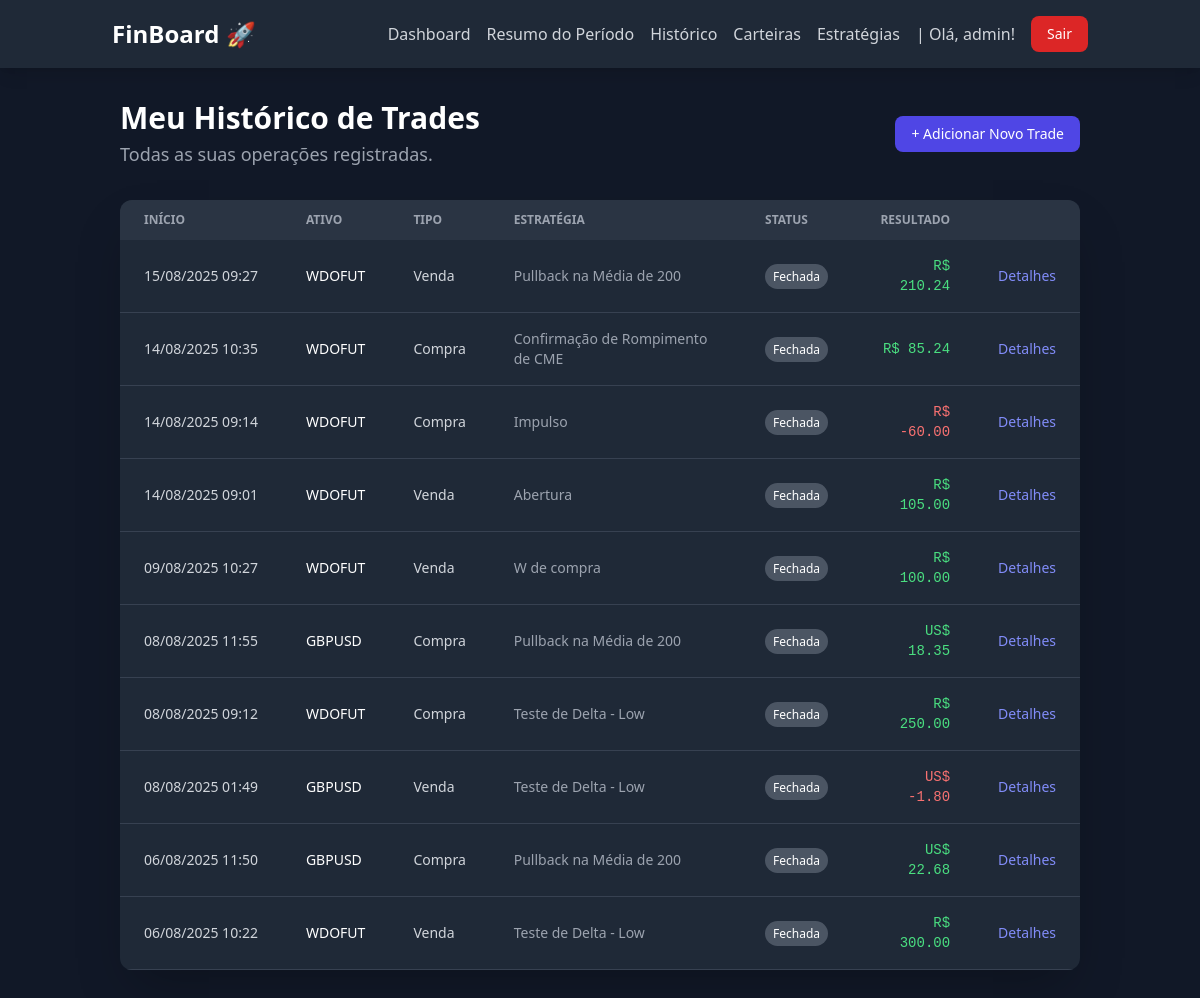
/dashboard/operations/ (signed in), run on an earlier commit of the app's database.
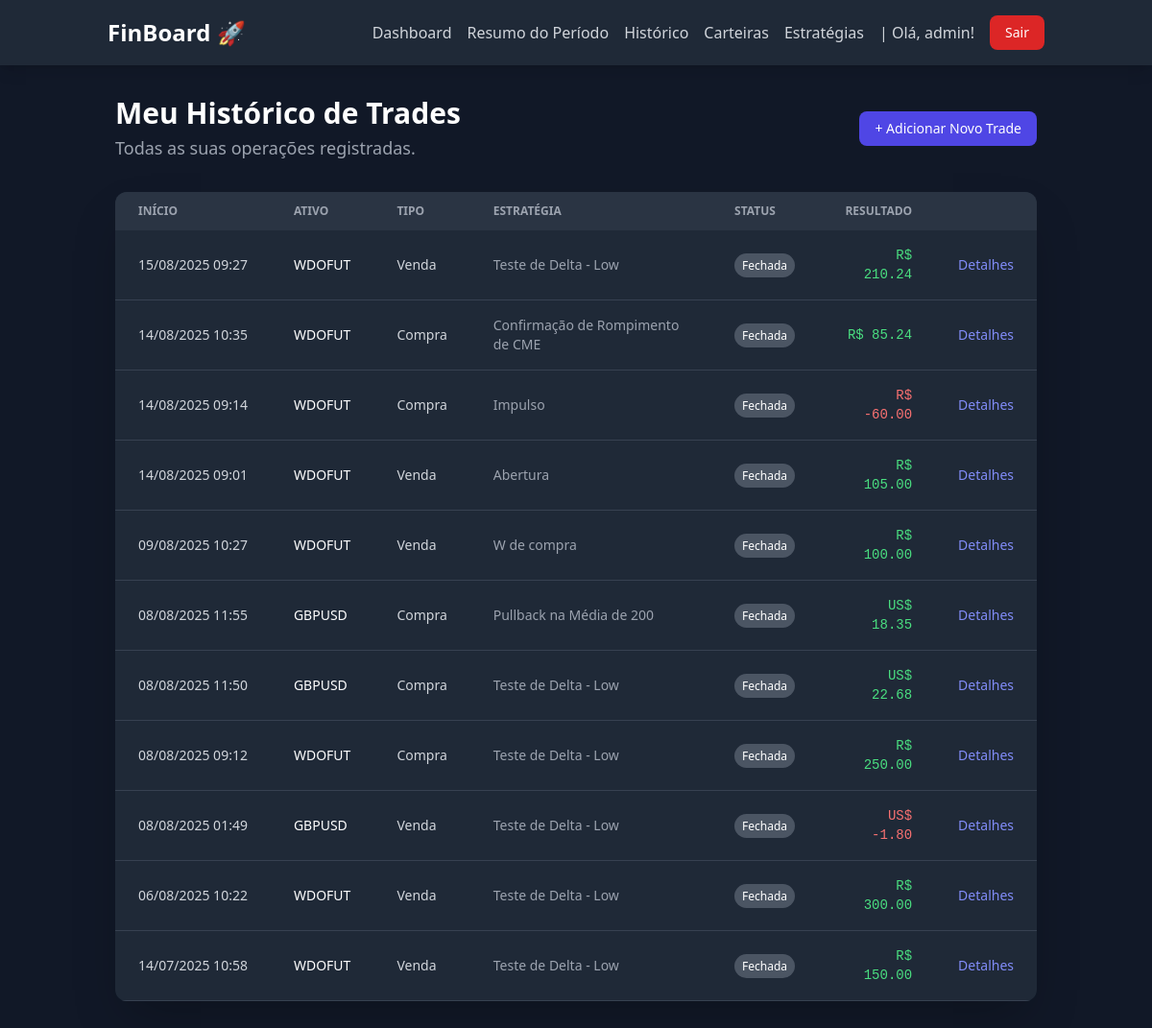
And on a later commit of the database.
### dashboard/models.py (models this page shows, shortened)
class Operation(models.Model):
    STATUS_CHOICES = [('ABERTA', 'Aberta'), ('FECHADA', 'Fechada')]
    INITIAL_TYPE_CHOICES = [('COMPRA', 'Compra'), ('VENDA', 'Venda')]
    SENTIMENT_CHOICES = [('CONFIANTE', 'Confiante'), ('ANSIOSO', 'Ansioso'),
                         ('COM_MEDO', 'Com Medo'), ('FOCADO', 'Focado'), ('EFORICO', 'Eufórico')]
    account = models.ForeignKey(
        Account, on_delete=models.PROTECT, verbose_name="Carteira")
    user = models.ForeignKey(
        User, on_delete=models.CASCADE, verbose_name="Usuário")
    asset = models.ForeignKey(
        Asset, on_delete=models.PROTECT, verbose_name="Ativo")
    strategy = models.ForeignKey(
        Strategy, on_delete=models.SET_NULL, null=True, blank=True, verbose_name="Estratégia")
    initial_stop_price = models.DecimalField(
        "Preço de Stop Planejado", max_digits=10, decimal_places=5, blank=True, null=True)
    initial_target_price = models.DecimalField(
        "Preço de Alvo Planejado", max_digits=10, decimal_places=5, blank=True, null=True)
    tags = models.ManyToManyField(Tag, blank=True, verbose_name="Tags")
    status = models.CharField("Status", max_length=10,
                              choices=STATUS_CHOICES, default='ABERTA')
    initial_operation_type = models.CharField(
        "Tipo da Operação Inicial", max_length=10, choices=INITIAL_TYPE_CHOICES)
    start_date = models.DateTimeField("Data de Início")
    end_date = models.DateTimeField("Data de Fim", null=True, blank=True)
    net_financial_result = models.DecimalField(
        "Resultado Financeiro Líquido", max_digits=12, decimal_places=2, null=True, blank=True)
    points_pips_result = models.DecimalField(
        "Resultado em Pontos/Pips", max_digits=12, decimal_places=2, null=True, blank=True)
    entry_reason = models.TextField("Motivo da Entrada")
    general_notes = models.TextField(
        "Observações Gerais (Lições Aprendidas)", blank=True, null=True)
    entry_sentiment = models.CharField(
        "Sentimento na Entrada", max_length=10, choices=SENTIMENT_CHOICES, blank=True, null=True)
    execution_rating = models.IntegerField("Qualidade da Execução (1-5)", validators=[
                                           MinValueValidator(1), MaxValueValidator(5)], null=True, blank=True)

class Asset(models.Model):
    MARKET_CHOICES = [('B3_ACOES', 'B3 - Ações'), ('B3_FUTUROS', 'B3 - Mercado Futuro'), ('FOREX_PARES',
                                                                                          'Forex - Pares de Moedas'), ('FOREX_COMMODITIES', 'Forex - Commodities'), ('FOREX_INDICES', 'Forex - Índices')]
    CURRENCY_CHOICES = [('BRL', 'Real Brasileiro'), ('USD', 'Dólar Americano')]
    ticker = models.CharField(
        "Ticker", max_length=20, unique=True, help_text="Ex: PETR4, WDOFUT, EURUSD")
    name = models.CharField("Nome", max_length=100)
    market = models.CharField("Mercado", max_length=20, choices=MARKET_CHOICES)
    currency = models.CharField(
        "Moeda", max_length=3, choices=CURRENCY_CHOICES)
    description = models.TextField("Descrição", blank=True, null=True)

class Strategy(models.Model):
    name = models.CharField("Nome da Estratégia", max_length=100, unique=True)
    description = models.TextField("Descrição do Setup")

class Account(models.Model):
    CURRENCY_CHOICES = [
        ('BRL', 'Real Brasileiro'),
        ('USD', 'Dólar Americano'),
    ]
    user = models.ForeignKey(
        User, on_delete=models.CASCADE, verbose_name="Usuário")
    name = models.CharField("Nome da Carteira", max_length=100,
                            help_text="Ex: Corretora XP, Binance Futures")
    currency = models.CharField(
        "Moeda", max_length=3, choices=CURRENCY_CHOICES, default='BRL')
    initial_balance = models.DecimalField(
        "Saldo Inicial", max_digits=12, decimal_places=2, default=0.0)
    is_active = models.BooleanField("Ativa", default=True)

### dashboard/views.py (the view)
# urls.py: path('operations/', views.operation_list, name='operation_list'),
@login_required
def operation_list(request):
    operations = Operation.objects.filter(
        user=request.user).order_by('-start_date')
    context = {
        'operations': operations
    }
    return render(request, 'dashboard/operation_list.html', context)

### dashboard/templatetags/currency_filters.py (called while the page is built)
@register.filter(name='format_currency')
def format_currency(value, currency_code):
    try:
        value = Decimal(value)
    except (ValueError, TypeError):
        return value
    formatted_value = intcomma(value).replace(
        ",", "TEMP_COMMA").replace(".", ",").replace("TEMP_COMMA", ".")
    if currency_code == 'BRL':
        return f"R$ {formatted_value}"
    elif currency_code == 'USD':
        return f"US$ {formatted_value}"
    else:
        return f"{currency_code} {formatted_value}"

### dashboard/templates/dashboard/operation_list.html
{% extends 'core/base.html' %}
{% load currency_filters %}
{% block content %}
<div class="container mx-auto px-4 sm:px-6 lg:px-8 py-8">
    <div class="flex justify-between items-center mb-8">
        <div>
            <h1 class="text-3xl font-bold text-white">Meu Histórico de Trades</h1>
            <p class="mt-1 text-lg text-gray-400">Todas as suas operações registradas.</p>
        </div>
        <a href="{% url 'dashboard:operation_add' %}" class="px-4 py-2 text-sm font-medium text-white bg-indigo-600 rounded-lg hover:bg-indigo-700 transition-colors">
            + Adicionar Novo Trade
        </a>
    </div>
    <div class="bg-gray-800 rounded-xl shadow-2xl overflow-hidden">
        <div class="overflow-x-auto">
            <table class="min-w-full text-sm text-left text-gray-300">
                <thead class="text-xs text-gray-400 uppercase bg-gray-700/50">
                    <tr>
                        <th scope="col" class="px-6 py-3">Início</th>
                        <th scope="col" class="px-6 py-3">Ativo</th>
                        <th scope="col" class="px-6 py-3">Tipo</th>
                        <th scope="col" class="px-6 py-3">Estratégia</th>
                        <th scope="col" class="px-6 py-3">Status</th>
                        <th scope="col" class="px-6 py-3 text-right">Resultado</th>
                        <th scope="col" class="px-6 py-3"><span class="sr-only">Ações</span></th>
                    </tr>
                </thead>
                <tbody>
                    {% for op in operations %}
                    <tr class="border-b border-gray-700 hover:bg-gray-700/40 transition-colors">
                        <td class="px-6 py-4 whitespace-nowrap">{{ op.start_date|date:"d/m/Y H:i" }}</td>
                        <td class="px-6 py-4 font-medium text-white">{{ op.asset.ticker }}</td>
                        <td class="px-6 py-4">{{ op.get_initial_operation_type_display }}</td>
                        <td class="px-6 py-4 text-gray-400">{{ op.strategy.name|default:"N/A" }}</td>
                        <td class="px-6 py-4">
                            {% if op.status == 'FECHADA' %}
                                <span class="px-2 py-1 text-xs font-medium text-white bg-gray-600 rounded-full">{{ op.get_status_display }}</span>
                            {% else %}
                                <span class="px-2 py-1 text-xs font-medium text-blue-200 bg-blue-900 rounded-full">{{ op.get_status_display }}</span>
                            {% endif %}
                        </td>
                        <td class="px-6 py-4 text-right font-mono {% if op.net_financial_result > 0 %}text-green-400{% elif op.net_financial_result < 0 %}text-red-400{% else %}text-gray-400{% endif %}">
                            {% if op.net_financial_result is not None %}
                                {{ op.net_financial_result|format_currency:op.account.currency }}
                            {% else %}
                                --
                            {% endif %}
                        </td>
                        <td class="px-6 py-4 text-right">
                            <a href="{% url 'dashboard:operation_detail' pk=op.pk %}" class="font-medium text-indigo-400 hover:underline">Detalhes</a>
                        </td>
                    </tr>
                    {% empty %}
                    <tr>
                        <td colspan="7" class="text-center py-10 text-gray-500">
                            Nenhuma operação registrada ainda.
                        </td>
                    </tr>
                    {% endfor %}
                </tbody>
            </table>
        </div>
    </div>
</div>
{% endblock %}

What changed in the data, as far as the page shows it:
changed Operation (number 1 of 11 on the later page): strategy.name "Pullback na Média de 200" → "Teste de Delta - Low"
changed Operation "US$ 22.68": start_date "06/08/2025 11:50" → "08/08/2025 11:50"; strategy.name "Pullback na Média de 200" → "Teste de Delta - Low"; moves up the list
added Operation: start_date "14/07/2025 10:58", asset.ticker "WDOFUT", initial_operation_type "Venda", strategy.name "Teste de Delta - Low", status "Fechada", net_financial_result "R$ 150.00"
